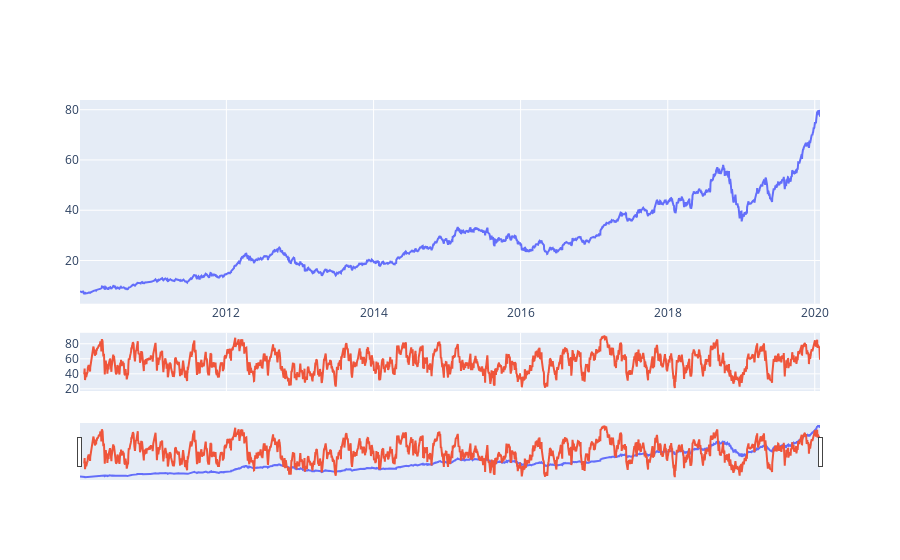

The notebook cell saved with this chart:
### Code cell
layoutt = go.Layout(autosize=True)
fig_001 = go.Figure(
     data=[
        go.Scatter(x=data.index.values,y=data["Close"].values,yaxis="y1", name=f"prueba plot"),
        go.Scatter(x=rsi_df.index, y=rsi_df["rsi"], yaxis="y2"),
    ],
    layout=layoutt,
).update_layout(
    yaxis_domain=[0.3, 1],
    yaxis2={"domain": [0, 0.20]},
    xaxis_rangeslider_visible=True,
    showlegend=False,
)

# fig = px.line(data, y="Close",yaxis="y1", title=f"prueba plot")
# fig.add_trace(
#     go.Scatter(x=rsi_df.index, y=rsi_df["rsi"], yaxis="y2",visible='legendonly')
# )
# fig.update_xaxes(rangeslider_visible=True)

fig_001

### Figure 1 — Plotly figure (JSON) as saved in the notebook; plotly's stock layout.template omitted (floating-point values rounded to 4 significant figures; data arrays with more than 128 entries replaced by an {"elided": "..."} marker saying what was removed)
{"data": [{"name": "prueba plot", "type": "scatter", "x": {"elided": "2533 str values"}, "y": {"elided": "2533 float values"}, "yaxis": "y"}, {"type": "scatter", "x": {"elided": "2533 str values"}, "y": {"elided": "2533 float values"}, "yaxis": "y2"}], "layout": {"autosize": true, "showlegend": false, "xaxis": {"autorange": true, "range": ["2010-01-04", "2020-01-27"], "rangeslider": {"autorange": true, "range": ["2010-01-04", "2020-01-27"], "visible": true, "yaxis": {"_template": null, "rangemode": "match"}, "yaxis2": {"_template": null, "rangemode": "match"}}, "type": "date"}, "yaxis": {"autorange": true, "domain": [0.3, 1], "range": [2.806, 83.86], "type": "linear"}, "yaxis2": {"autorange": true, "domain": [0, 0.2], "range": [17.16, 94.57], "type": "linear"}}}
